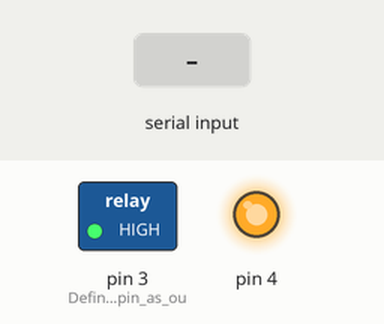
Simulated run of this sketch. Board: Arduino Uno, built with avr-gcc and run on an emulated ATmega328P. Parts: switched loads named in the sketch (green lamp = pin HIGH), output pins drawn as LEDs (lit = HIGH). The inputs (shaded band) are chosen by the test bench. What the sketch prints to the serial monitor is not drawn.

Above: at 1.2 s.
1.3 s: "a" received over Serial
At 2.2 s:
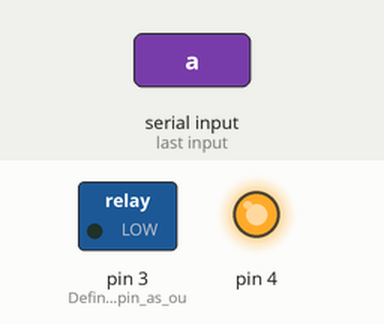
4.3 s: "b" received over Serial
At 4.7 s:
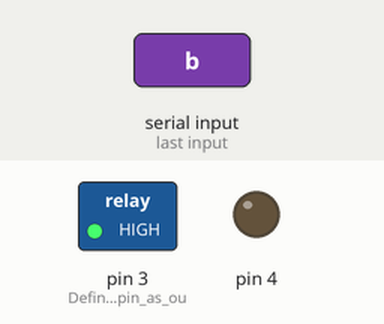
Timing chart, 0 to 7.3 s (numbered marks = the images above; inputs shaded):
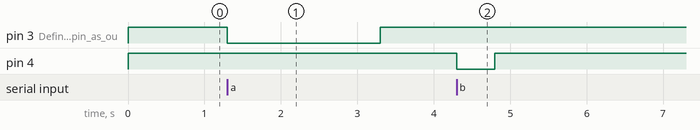

Measured:
- after the input at 1.3 s, pin 3 (Define_the_Relaypin_as_ou): HIGH → LOW at once, → HIGH 2.0 s later
- after the input at 4.3 s, pin 4: HIGH → LOW at once, → HIGH 0.50 s later

The sketch:

relay.ino
```cpp
void setup() {
  Serial.begin(9600);
  // put your setup code here, to run once:
  pinMode(3, OUTPUT); // Define the Relaypin as output pin
  pinMode(4, OUTPUT);
  digitalWrite(3, HIGH);
  digitalWrite(4, HIGH);
}

void loop() {
  // put your main code here, to run repeatedly:
  char a;
  a = Serial.read();
  if(a=='a'){
    Serial.println("승압");
    digitalWrite(3, LOW); // Sends high signal
    delay(2000); // Waits for 1 second
    digitalWrite(3, HIGH); // Makes the signal low
    }
  else if(a=='b'){
    Serial.println("Shoot");
    digitalWrite(4, LOW); // Sends high signal
    delay(500); // Waits for 1 second
    digitalWrite(4, HIGH); // Makes the signal low
  }
}
```
